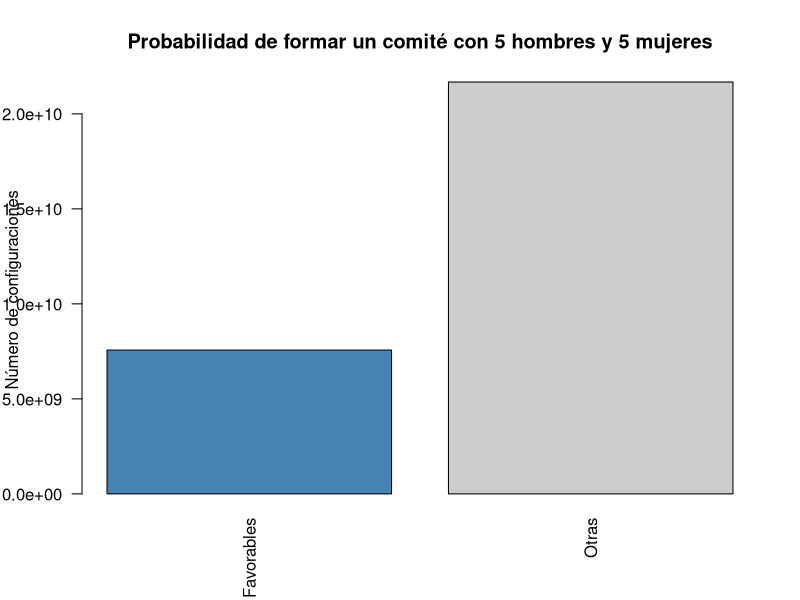
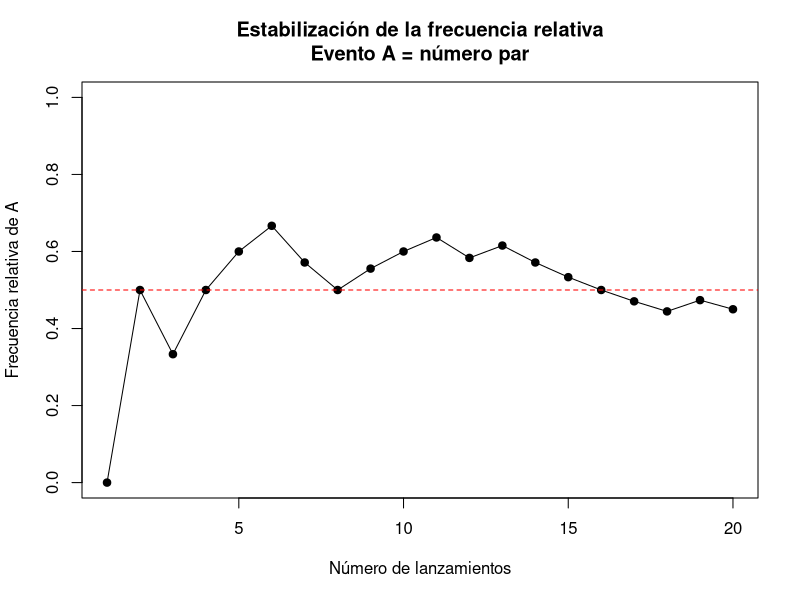
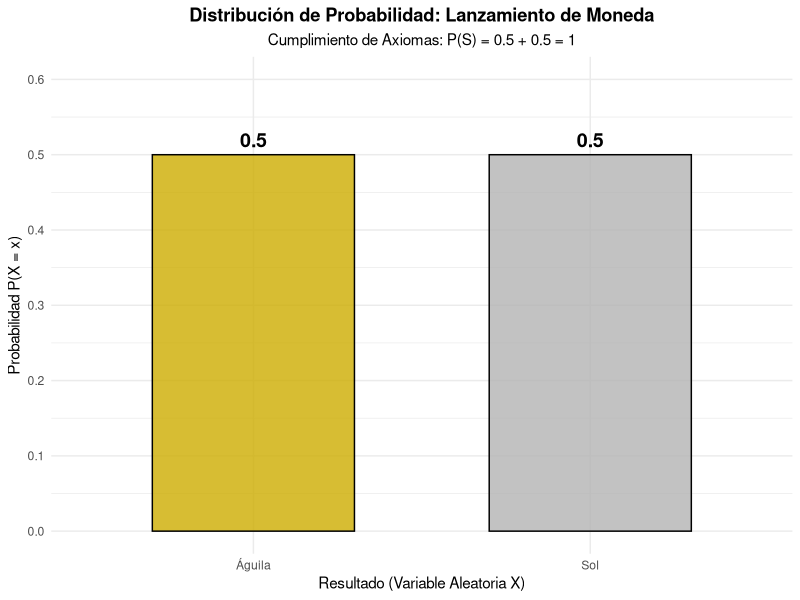
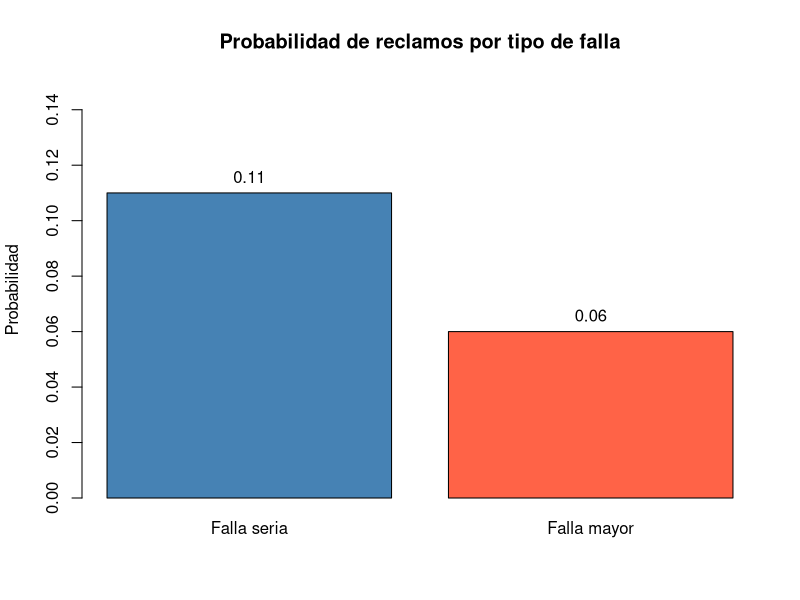
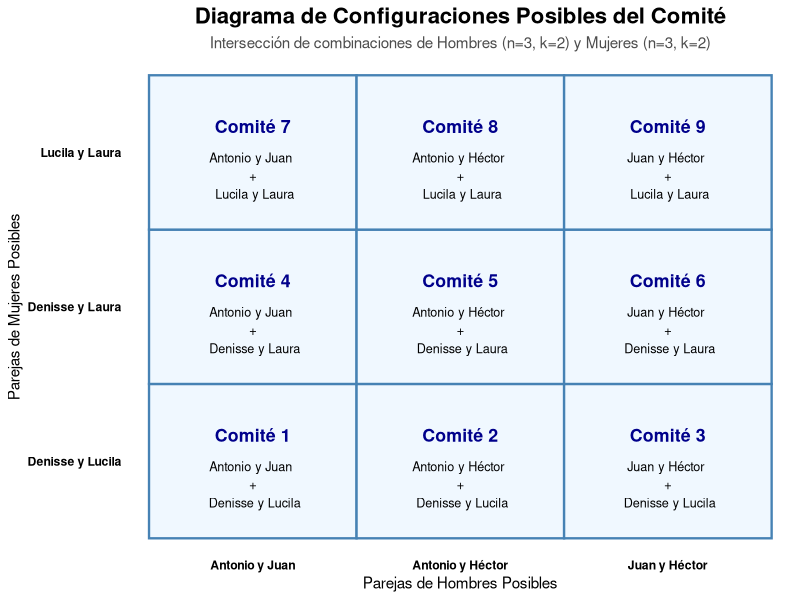
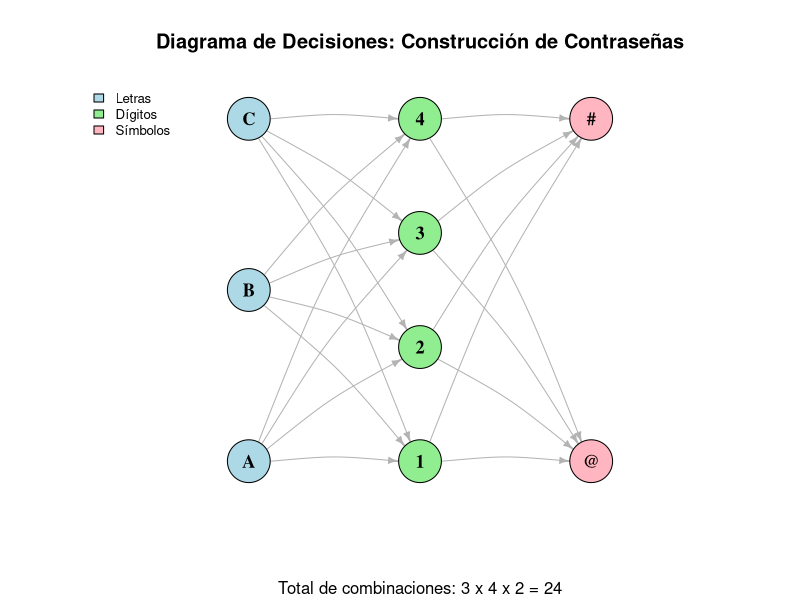
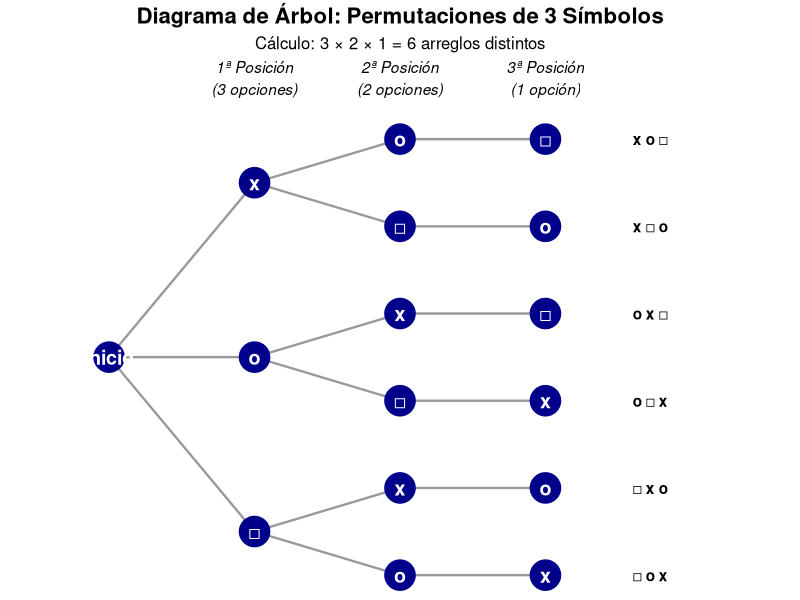
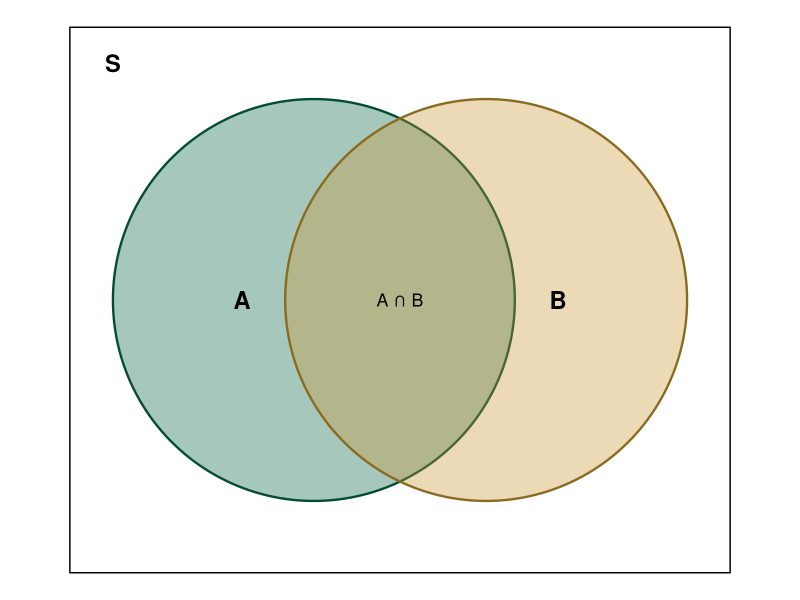

Source code (R) for these figures, in order:
## ---- chunk 1
# Valores combinatorios
total <- choose(55, 10)
favorables <- choose(30, 5) * choose(25, 5)

# Crear data frame
datos <- data.frame(
  Tipo = c("Favorables", "Otras"),
  Cantidad = c(favorables, total - favorables)
)

# Visualización
barplot(
  datos$Cantidad,
  names.arg = datos$Tipo,
  col = c("steelblue", "gray80"),
  main = "Probabilidad de formar un comité con 5 hombres y 5 mujeres",
  ylab = "Número de configuraciones",
  las = 2
)
## ---- chunk 2
set.seed(123)

# Número de lanzamientos
n <- 20

# Simulación de lanzamientos del dado
lanzamientos <- sample(1:6, n, replace = TRUE)

# Evento A: número par
evento_A <- lanzamientos %% 2 == 0

# Frecuencia acumulada
n_A <- cumsum(evento_A)
frecuencia_relativa <- n_A / seq_len(n)

# Gráfica
plot(
  frecuencia_relativa,
  type = "o",
  pch = 19,
  ylim = c(0, 1),
  xlab = "Número de lanzamientos",
  ylab = "Frecuencia relativa de A",
  main = "Estabilización de la frecuencia relativa\nEvento A = número par"
)

abline(h = 0.5, col = "red", lty = 2)
## ---- chunk 3
library(ggplot2)

# 1. Definir los datos del espacio muestral y sus probabilidades
df_moneda <- data.frame(
  Resultado = c("Águila", "Sol"),
  Probabilidad = c(0.5, 0.5)
)

# 2. Crear el gráfico de barras
ggplot(df_moneda, aes(x = Resultado, y = Probabilidad, fill = Resultado)) +
  geom_bar(stat = "identity", color = "black", width = 0.6, alpha = 0.8) +
  # Añadir etiquetas de texto con la probabilidad
  geom_text(aes(label = Probabilidad), vjust = -0.5, fontface = "bold", size = 5) +
  # Configuración de colores
  scale_fill_manual(values = c("Águila" = "gold3", "Sol" = "gray70")) +
  # Estética y títulos
  theme_minimal() +
  labs(
    title = "Distribución de Probabilidad: Lanzamiento de Moneda",
    subtitle = "Cumplimiento de Axiomas: P(S) = 0.5 + 0.5 = 1",
    x = "Resultado (Variable Aleatoria X)",
    y = "Probabilidad P(X = x)"
  ) +
  # Ajustar límites del eje Y para ver bien las etiquetas
  scale_y_continuous(limits = c(0, 0.6), breaks = seq(0, 1, 0.1)) +
  theme(
    plot.title = element_text(face = "bold", hjust = 0.5),
    plot.subtitle = element_text(hjust = 0.5),
    legend.position = "none"
  )
## ---- chunk 4
# Crear tabla de probabilidades
probabilidades <- data.frame(
  Tipo = c("Falla seria", "Falla mayor"),
  Probabilidad = c(0.11, 0.06)
)

# Visualización con gráfico de barras
barplot(
  probabilidades$Probabilidad,
  names.arg = probabilidades$Tipo,
  ylim = c(0, 0.15),
  col = c("steelblue", "tomato"),
  main = "Probabilidad de reclamos por tipo de falla",
  ylab = "Probabilidad"
)

# Agregar etiquetas numéricas
text(
  x = c(0.7, 1.9),
  y = probabilidades$Probabilidad,
  labels = probabilidades$Probabilidad,
  pos = 3
)
## ---- chunk 5
library(ggplot2)

# 1. Generar todas las combinaciones posibles de 2 hombres (de 3)
hombres <- c("Antonio", "Juan", "Héctor")
comb_h <- combn(hombres, 2, simplify = FALSE)
# Crear etiquetas legibles
etiquetas_h <- sapply(comb_h, function(x) paste(x, collapse = " y "))

# 2. Generar todas las combinaciones posibles de 2 mujeres (de 3)
mujeres <- c("Denisse", "Lucila", "Laura")
comb_m <- combn(mujeres, 2, simplify = FALSE)
# Crear etiquetas legibles
etiquetas_m <- sapply(comb_m, function(x) paste(x, collapse = " y "))

# 3. Crear el espacio muestral cruzando ambos grupos (Principio Multiplicativo)
df_comites <- expand.grid(Hombres = etiquetas_h, Mujeres = etiquetas_m)
df_comites$ID <- paste("Comité", 1:nrow(df_comites))

# 4. Graficar la matriz de combinaciones
ggplot(df_comites, aes(x = Hombres, y = Mujeres)) +
  # Crear los cuadros de la matriz
  geom_tile(fill = "aliceblue", color = "steelblue", linewidth = 0.8) +
  # Añadir el número de comité
  geom_text(aes(label = ID), fontface = "bold", vjust = -1.5, size = 4.5, color = "darkblue") +
  # Añadir los nombres de los integrantes en cada celda
  geom_text(aes(label = paste(Hombres, "\n+\n", Mujeres)), size = 3.2, vjust = 1) +
  # Estética y etiquetas
  theme_minimal() +
  labs(
    title = "Diagrama de Configuraciones Posibles del Comité",
    subtitle = "Intersección de combinaciones de Hombres (n=3, k=2) y Mujeres (n=3, k=2)",
    x = "Parejas de Hombres Posibles",
    y = "Parejas de Mujeres Posibles"
  ) +
  theme(
    plot.title = element_text(face = "bold", size = 16, hjust = 0.5),
    plot.subtitle = element_text(size = 11, hjust = 0.5, color = "gray30"),
    axis.text = element_text(face = "bold", color = "black"),
    panel.grid = element_blank()
  )
## ---- chunk 6
# Es fundamental cargar la librería igraph
library(igraph)
library(ggplot2)
## ---- chunk 7
# 1. Definir los conjuntos
letras <- c("A", "B", "C")
digitos <- c("1", "2", "3", "4")
simbolos <- c("@", "#")

# 2. Crear las aristas (edges) de forma jerárquica
# Para que el diagrama no colapse los nodos, creamos combinaciones únicas
edges1 <- expand.grid(from = letras, to = digitos)
edges2 <- expand.grid(from = digitos, to = simbolos)

# Unimos todas las conexiones
edges <- rbind(edges1, edges2)

# 3. Crear el objeto de grafo
g <- graph_from_data_frame(edges, directed = TRUE)

# 4. Configurar Estilo Visual (Atributos de Vértices y Aristas)
V(g)$color <- ifelse(V(g)$name %in% letras, "lightblue",
              ifelse(V(g)$name %in% digitos, "lightgreen", "lightpink"))

V(g)$size <- 25
V(g)$label.color <- "black"
V(g)$label.font <- 2
V(g)$label.cex <- 1.1

# Estilo de las flechas
E(g)$arrow.size <- 0.5
E(g)$color <- "gray70"
E(g)$curved <- 0.1

# 5. Definir el Layout (Disposición por niveles)
# Calculamos las posiciones manualmente para que se vea como un flujo de izquierda a derecha
coords <- matrix(NA, nrow = vcount(g), ncol = 2)
nombres <- V(g)$name

# Nivel 1 (Letras)
coords[nombres %in% letras, 1] <- 1
coords[nombres %in% letras, 2] <- seq(1, 10, length.out = length(letras))

# Nivel 2 (Dígitos)
coords[nombres %in% digitos, 1] <- 2
coords[nombres %in% digitos, 2] <- seq(1, 10, length.out = length(digitos))

# Nivel 3 (Símbolos)
coords[nombres %in% simbolos, 1] <- 3
coords[nombres %in% simbolos, 2] <- seq(1, 10, length.out = length(simbolos))

# 6. Dibujar el Grafo
plot(g, 
     layout = coords, 
     vertex.label.dist = 0,
     main = "Diagrama de Decisiones: Construcción de Contraseñas",
     sub = "Total de combinaciones: 3 x 4 x 2 = 24")

# Leyenda para identificar niveles
legend("topleft", 
       legend = c("Letras", "Dígitos", "Símbolos"), 
       fill = c("lightblue", "lightgreen", "lightpink"), 
       bty = "n", cex = 0.8)
## ---- chunk 8
library(ggplot2)

# Crear estructura de datos para el árbol de permutaciones
# Definimos las coordenadas de los nodos
df_tree <- data.frame(
  x = c(0, 1, 1, 1, 2, 2, 2, 2, 2, 2, 3, 3, 3, 3, 3, 3),
  y = c(0, 2, 0, -2, 2.5, 1.5, 0.5, -0.5, -1.5, -2.5, 2.5, 1.5, 0.5, -0.5, -1.5, -2.5),
  label = c("Inicio", "x", "o", "□", "o", "□", "x", "□", "x", "o", "□", "o", "□", "x", "o", "x")
)

# Definir las conexiones (ramas)
df_lines <- data.frame(
  x =    c(0, 0, 0, 1, 1, 1, 1, 1, 1, 2, 2, 2, 2, 2, 2),
  xend = c(1, 1, 1, 2, 2, 2, 2, 2, 2, 3, 3, 3, 3, 3, 3),
  y =    c(0, 0, 0, 2, 2, 0, 0, -2, -2, 2.5, 1.5, 0.5, -0.5, -1.5, -2.5),
  yend = c(2, 0, -2, 2.5, 1.5, 0.5, -0.5, -1.5, -2.5, 2.5, 1.5, 0.5, -0.5, -1.5, -2.5)
)

# Crear el gráfico
ggplot() +
  # Dibujar las ramas del árbol
  geom_segment(data = df_lines, aes(x = x, y = y, xend = xend, yend = yend), 
               color = "gray60", linewidth = 0.8) +
  # Dibujar los nodos (puntos de decisión)
  geom_point(data = df_tree, aes(x = x, y = y), color = "darkblue", size = 10) +
  # Añadir los símbolos/etiquetas
  geom_text(data = df_tree, aes(x = x, y = y, label = label), 
            color = "white", fontface = "bold", size = 5) +
  # Etiquetas de las posiciones
  annotate("text", x = 1, y = 3.2, label = "1ª Posición\n(3 opciones)", fontface = "italic") +
  annotate("text", x = 2, y = 3.2, label = "2ª Posición\n(2 opciones)", fontface = "italic") +
  annotate("text", x = 3, y = 3.2, label = "3ª Posición\n(1 opción)", fontface = "italic") +
  # Listado de permutaciones finales al final de las ramas
  annotate("text", x = 3.6, y = 2.5, label = "x o □", fontface = "bold", hjust = 0) +
  annotate("text", x = 3.6, y = 1.5, label = "x □ o", fontface = "bold", hjust = 0) +
  annotate("text", x = 3.6, y = 0.5, label = "o x □", fontface = "bold", hjust = 0) +
  annotate("text", x = 3.6, y = -0.5, label = "o □ x", fontface = "bold", hjust = 0) +
  annotate("text", x = 3.6, y = -1.5, label = "□ x o", fontface = "bold", hjust = 0) +
  annotate("text", x = 3.6, y = -2.5, label = "□ o x", fontface = "bold", hjust = 0) +
  # Estética general
  theme_void() +
  labs(title = "Diagrama de Árbol: Permutaciones de 3 Símbolos",
       subtitle = "Cálculo: 3 \u00d7 2 \u00d7 1 = 6 arreglos distintos") +
  theme(plot.title = element_text(face = "bold", size = 16, hjust = 0.5),
        plot.subtitle = element_text(size = 12, hjust = 0.5)) +
  xlim(-0.5, 4.5)
## ---- chunk 9
library(igraph)

# Definición de conjuntos
hombres <- c("Antonio", "Juan", "Héctor")
mujeres <- c("Denisse", "Lucila", "Laura")

# Combinaciones
comb_hombres <- combn(hombres, 2)
comb_mujeres <- combn(mujeres, 2)

# Construcción de la tabla de comités
resultado <- data.frame()

for (i in 1:ncol(comb_hombres)) {
  for (j in 1:ncol(comb_mujeres)) {
    resultado <- rbind(
      resultado,
      data.frame(
        Hombre1 = comb_hombres[1, i],
        Hombre2 = comb_hombres[2, i],
        Mujer1  = comb_mujeres[1, j],
        Mujer2  = comb_mujeres[2, j]
      )
    )
  }
}

resultado

## ---- chunk 10
# Definición de probabilidades
p_mujer <- 0.70
p_hombre <- 0.30
p_fuma_dado_mujer <- 0.10
p_fuma_dado_hombre <- 0.20

# Teorema de Probabilidad Total
p_total_fumador <- (p_fuma_dado_hombre * p_hombre) + (p_fuma_dado_mujer * p_mujer)
print(paste("El porcentaje total de fumadores es:", p_total_fumador * 100, "%"))
## ---- chunk 11
# Ejemplo didáctico de la estructura del Teorema de Bayes
# Árbol de decisión simple para la prueba de Tuberculosis
cat("Probabilidad Total de Positivo P(B):", (0.96 * 0.001) + (0.05 * 0.999))
## ---- chunk 12
#| label: fig-venn
#| fig-cap: "Diagrama de Venn generado por código: eventos A y B en el espacio muestral S"
library(ggplot2)

circulo <- function(cx, cy, r, n = 200) {
  t <- seq(0, 2 * pi, length.out = n)
  data.frame(x = cx + r * cos(t), y = cy + r * sin(t))
}

cA <- circulo(-0.6, 0, 1.4)
cB <- circulo(0.6, 0, 1.4)

ggplot() +
  geom_polygon(data = cA, aes(x, y), fill = "#006341", alpha = 0.35, color = "#004D31", linewidth = 0.8) +
  geom_polygon(data = cB, aes(x, y), fill = "#C8962E", alpha = 0.35, color = "#8a6a1f", linewidth = 0.8) +
  annotate("text", x = -1.1, y = 0, label = "A", size = 6, fontface = "bold") +
  annotate("text", x = 1.1, y = 0, label = "B", size = 6, fontface = "bold") +
  annotate("text", x = 0, y = 0, label = expression(A ~ "∩" ~ B), size = 4.5) +
  annotate("rect", xmin = -2.3, xmax = 2.3, ymin = -1.9, ymax = 1.9, alpha = 0, color = "black") +
  annotate("text", x = -2.0, y = 1.65, label = "S", size = 6, fontface = "bold") +
  coord_equal() +
  theme_void()
## ---- chunk 13
#| label: fig-cumpleanos
#| fig-cap: "Probabilidad de coincidencia de cumpleaños según el tamaño del grupo"
r <- 1:60
prob_sin_coincidencia <- sapply(r, function(n) prod((365 - 0:(n - 1)) / 365))
prob_coincidencia <- 1 - prob_sin_coincidencia

df_cumple <- data.frame(r = r, probabilidad = prob_coincidencia)

ggplot(df_cumple, aes(x = r, y = probabilidad)) +
  geom_line(color = "#006341", linewidth = 1) +
  geom_point(data = df_cumple[df_cumple$r == 25, ], color = "#C8962E", size = 3) +
  geom_hline(yintercept = 0.5, linetype = "dashed", color = "grey50") +
  labs(
    title = "Paradoja del cumpleaños",
    subtitle = "Probabilidad de que al menos dos personas compartan cumpleaños",
    x = "Número de personas en el grupo (r)",
    y = "P(al menos una coincidencia)"
  ) +
  theme_minimal()

cat("Con r = 25 personas, P(al menos una coincidencia) =",
    round(prob_coincidencia[25], 3), "\n")
## ---- chunk 14
set.seed(123)
n <- 1e6
tiene_virus <- runif(n) < 0.005
positivo <- ifelse(tiene_virus, runif(n) < 0.99, runif(n) < 0.03)

p_v_dado_s <- sum(tiene_virus & positivo) / sum(positivo)
cat("P(V | S) estimado por simulación:", round(p_v_dado_s, 3), "\n")
cat("P(V | S) teórico:", round(0.99 * 0.005 / (0.99 * 0.005 + 0.03 * 0.995), 3), "\n")
## ---- chunk 15
#| label: fig-montyhall
#| fig-cap: "Simulación de Monte Carlo: probabilidad de ganar al cambiar vs. mantener la elección"
set.seed(2024)
muestrear <- function(x, ...) if (length(x) == 1) x else sample(x, ...)

simular_monty_hall <- function(n, cambiar) {
  ganadas <- 0
  for (i in 1:n) {
    puertas <- 1:3
    premio <- sample(puertas, 1)
    eleccion <- sample(puertas, 1)
    abre <- muestrear(puertas[puertas != premio & puertas != eleccion], 1)
    if (cambiar) {
      eleccion_final <- muestrear(puertas[puertas != eleccion & puertas != abre], 1)
    } else {
      eleccion_final <- eleccion
    }
    if (eleccion_final == premio) ganadas <- ganadas + 1
  }
  ganadas / n
}

n_sim <- 10000
resultados <- data.frame(
  estrategia = c("Mantener", "Cambiar"),
  probabilidad = c(simular_monty_hall(n_sim, FALSE), simular_monty_hall(n_sim, TRUE))
)

ggplot(resultados, aes(x = estrategia, y = probabilidad, fill = estrategia)) +
  geom_col(width = 0.5) +
  geom_text(aes(label = round(probabilidad, 3)), vjust = -0.5, fontface = "bold") +
  scale_fill_manual(values = c("Mantener" = "#C8962E", "Cambiar" = "#006341")) +
  coord_cartesian(ylim = c(0, 0.8)) +
  labs(title = "Monty Hall: ¿cambiar o mantener la elección?",
       x = NULL, y = "Probabilidad de ganar (estimada por simulación)") +
  theme_minimal() +
  theme(legend.position = "none")
## ---- chunk 16
n <- 44; k <- 6
total <- choose(n, k)
cat("Resultados posibles en Melate:", format(total, big.mark=","), "\n")
cat("P(premio mayor) =", round(1/total, 10), "\n")
## ---- chunk 17
prob_coincidencia <- function(r) {
  p_no_coinc <- prod(seq(365, 365 - r + 1) / 365)
  1 - p_no_coinc
}

r_vals <- 1:60
probs  <- sapply(r_vals, prob_coincidencia)
r25    <- prob_coincidencia(25)

cat("P(coincidencia | r=25) =", round(r25, 4), "\n")
cat("P(coincidencia | r=23) =", round(prob_coincidencia(23), 4),
    " — supera 0.50\n")

df_b <- data.frame(r = r_vals, p = probs)
library(ggplot2)
ggplot(df_b, aes(x = r, y = p)) +
  geom_line(color = "#006341", linewidth = 1.1) +
  geom_hline(yintercept = 0.5, linetype = "dashed", color = "#C8962E") +
  geom_point(data = data.frame(r=25, p=r25), color = "red", size = 3) +
  theme_minimal() +
  labs(title = "Problema del cumpleaños",
       subtitle = paste0("Con r=25 personas, P(coincidencia) ≈ ",
                         round(r25, 3)),
       x = "Número de personas (r)", y = "P(al menos una coincidencia)")
## ---- chunk 18
p_exito  <- 1/6
n_dados  <- 3

# P(X=0): pierdes
p_pierdes <- dbinom(0, n_dados, p_exito)
# P(X>=1): ganas
p_ganas   <- 1 - p_pierdes

ganancia_esp <- p_ganas * 1 + p_pierdes * (-1)

cat("P(no aparece, pierdes) =", round(p_pierdes, 4), "\n")
cat("P(aparece >= 1, ganas) =", round(p_ganas, 4), "\n")
cat("Ganancia esperada      =", round(ganancia_esp, 4),
    "pesos por ronda\n")
cat("Conviene jugar:", ifelse(ganancia_esp > 0, "SÍ", "NO"), "\n")
## ---- chunk 19
P_M  <- 0.76          # P(Mujer)
P_H  <- 0.24          # P(Hombre) = 1 - P(M)
P_F_M <- 0.25         # P(Fuma | Mujer)
P_F_H <- 1/3          # P(Fuma | Hombre)

# Probabilidad total de fumadores
P_F <- P_F_M * P_M + P_F_H * P_H
# Bayes: P(H | F)
P_H_F <- (P_F_H * P_H) / P_F

cat("P(Fuma)            =", round(P_F, 4), "\n")
cat("P(Hombre | Fuma)   =", round(P_H_F, 4), "\n")
cat("P(Mujer  | Fuma)   =", round(1 - P_H_F, 4), "\n")
